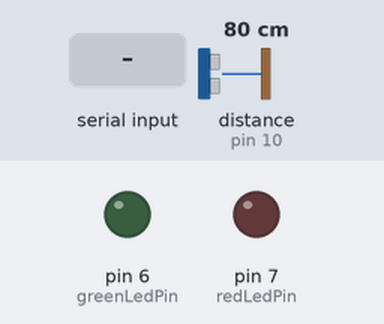
This sketch was run on a simulated Arduino Uno, built with avr-gcc and run on an emulated ATmega328P. Parts: output pins drawn as LEDs (lit = HIGH). Wiring (inferred from the names in the program): ultrasonic range finder: trigger pin 9; echo pin 10. Dashed ring = blinking. The inputs (shaded band) are chosen by the test bench; at power-on: distance to the obstacle (sensor on pin 10) 80 cm. The echo pulse lasts 58.3 µs per cm; pins used as bus, display or sensor lines are not drawn.

Above: at 1.2 s.
1.3 s: "ALERT\n" received over Serial
At 1.48 s:
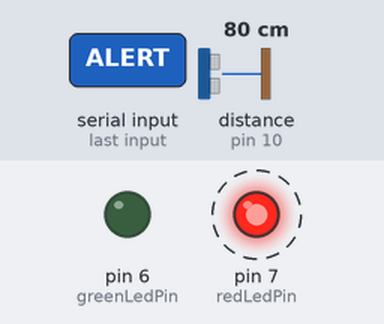
4.3 s: "WELCOME\n" received over Serial
At 5.1 s:
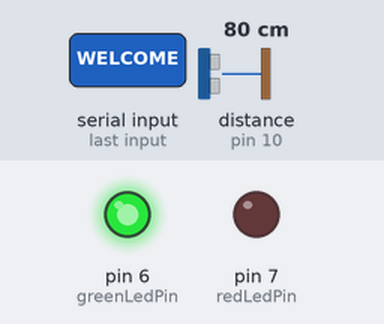
Timing chart, 0 to 8.4 s (numbered marks = the images above; inputs shaded):
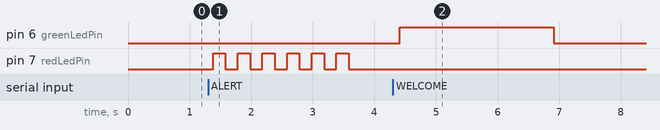

The sketch:

doorscan_arduino.ino
```cpp
const int trigPin = 9;
const int echoPin = 10;
const int greenLedPin = 6;
const int redLedPin = 7;

unsigned long lastTriggerTime = 0;
const unsigned long cooldownMs = 4000; // Prevent rapid duplicate triggers

void setup() {
  Serial.begin(9600);
  pinMode(trigPin, OUTPUT);
  pinMode(echoPin, INPUT);
  pinMode(greenLedPin, OUTPUT);
  pinMode(redLedPin, OUTPUT);

  digitalWrite(greenLedPin, LOW);
  digitalWrite(redLedPin, LOW);
}

long readDistanceCm() {
  digitalWrite(trigPin, LOW);
  delayMicroseconds(2);
  digitalWrite(trigPin, HIGH);
  delayMicroseconds(10);
  digitalWrite(trigPin, LOW);

  long duration = pulseIn(echoPin, HIGH, 30000);
  if (duration == 0) return -1;
  return (duration * 0.034) / 2;
}

void triggerWelcome() {
  digitalWrite(redLedPin, LOW);
  digitalWrite(greenLedPin, HIGH);
  delay(2500);
  digitalWrite(greenLedPin, LOW);
}

void triggerAlert() {
  digitalWrite(greenLedPin, LOW);
  // Rapid red LED blink to signal intruder alert without buzzer
  for (int i = 0; i < 6; i++) {
    digitalWrite(redLedPin, HIGH);
    delay(200);
    digitalWrite(redLedPin, LOW);
    delay(200);
  }
}

void loop() {
  long distance = readDistanceCm();

  if (distance >= 150 && distance <= 250) {
    if (millis() - lastTriggerTime > cooldownMs) {
      lastTriggerTime = millis();
      Serial.println(distance);
    }
  }

  if (Serial.available() > 0) {
    String cmd = Serial.readStringUntil('\n');
    cmd.trim();

    if (cmd == "WELCOME") {
      triggerWelcome();
    } else if (cmd == "ALERT") {
      triggerAlert();
    }
  }

  delay(120);
}
```

Measured:
- after the input at 1.3 s, pin 7 (redLedPin): alternates HIGH for 0.20 s and LOW for 0.20 s, 12 changes in all, then stays LOW, starting after 0.08 s
- after the input at 4.3 s, pin 6 (greenLedPin): LOW → HIGH after 0.11 s, → LOW 2.5 s later
